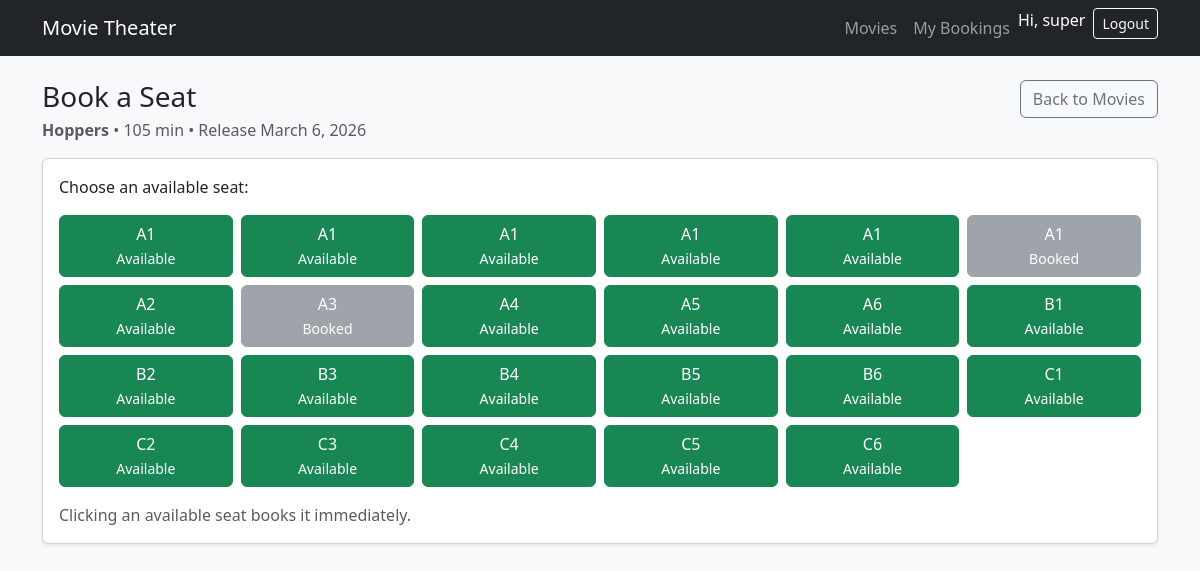
Before: /movies/4/seats/ (signed in) with the older database file.
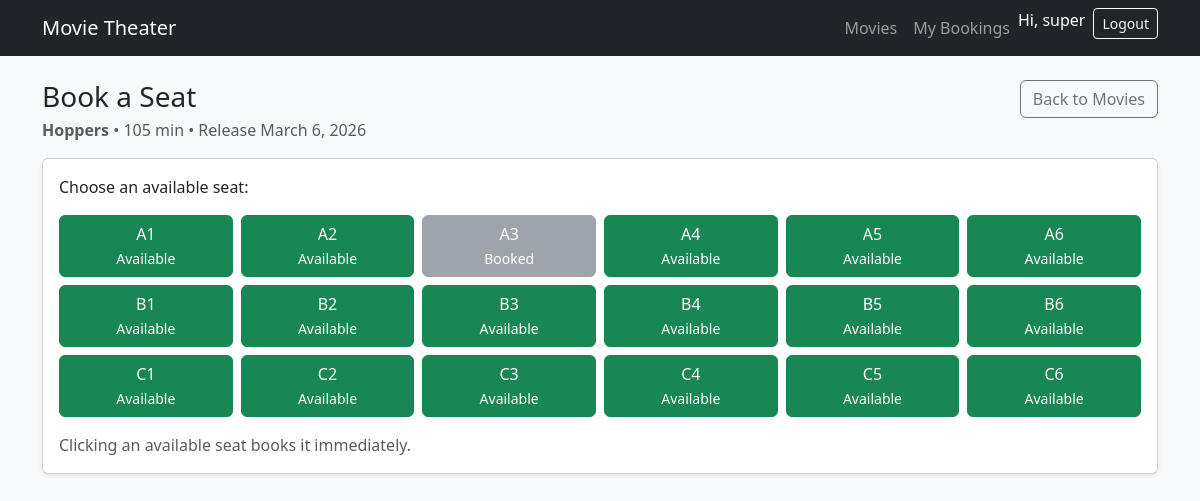
After: the same page with the newer database file.
### bookings/models.py (models this page shows, shortened)
class Seat(models.Model):
    seat_number = models.CharField(max_length=10) #the seat number, max 10 char
    is_booked = models.BooleanField(default=False) #and if it has been booked, this is defaulted to false for all new seats.

### bookings/views.py (the view, shortened to what this page needs)
# urls.py: path("movies/<int:movie_id>/seats/", views.seat_booking_page, name="seat_booking"),
@login_required
@transaction.atomic
def seat_booking_page(request, movie_id):
    movie = get_object_or_404(Movie, id=movie_id)
    seats = Seat.objects.all().order_by("seat_number")
    return render(request, "bookings/seat_booking.html", {"movie": movie, "seats": seats})

### bookings/templates/bookings/seat_booking.html (shortened to what this page needs)
{% extends "bookings/base.html" %}
{% block content %}
  <div class="d-flex justify-content-between align-items-start mb-3">
    <div>
      <h1 class="h3 mb-1">Book a Seat</h1>
      <div class="text-muted">
        <strong>{{ movie.title }}</strong> • {{ movie.duration }} min • Release {{ movie.release_date }}
      </div>
    </div>
    <a class="btn btn-outline-secondary" href="{% url 'movie_list' %}">Back to Movies</a>
  </div>
  <div class="card shadow-sm">
    <div class="card-body">
      <p class="mb-3">Choose an available seat:</p>
      <form method="post">
        <div class="row row-cols-2 row-cols-sm-3 row-cols-md-4 row-cols-lg-6 g-2">
          {% for seat in seats %}
            <div class="col">
              {% if seat.is_booked %}
                <button type="button" class="btn btn-secondary w-100" disabled>
                  {{ seat.seat_number }}<br><small>Booked</small>
                </button>
              {% else %}
                <button name="seat_id" value="{{ seat.id }}" class="btn btn-success w-100" type="submit">
                  {{ seat.seat_number }}<br><small>Available</small>
                </button>
              {% endif %}
            </div>
          {% endfor %}
        </div>
        <div class="mt-3 text-muted">
          Clicking an available seat books it immediately.
        </div>
      </form>
    </div>
  </div>
{% endblock %}

Changed rows visible on the page:
removed Seat: {{ seat.id }} 19 (drawn), seat_number "A1"
removed Seat: {{ seat.id }} 20 (drawn), seat_number "A1"
removed Seat: {{ seat.id }} 21 (drawn), seat_number "A1"
removed Seat: {{ seat.id }} 22 (drawn), seat_number "A1"
removed Seat: seat_number "A1"
